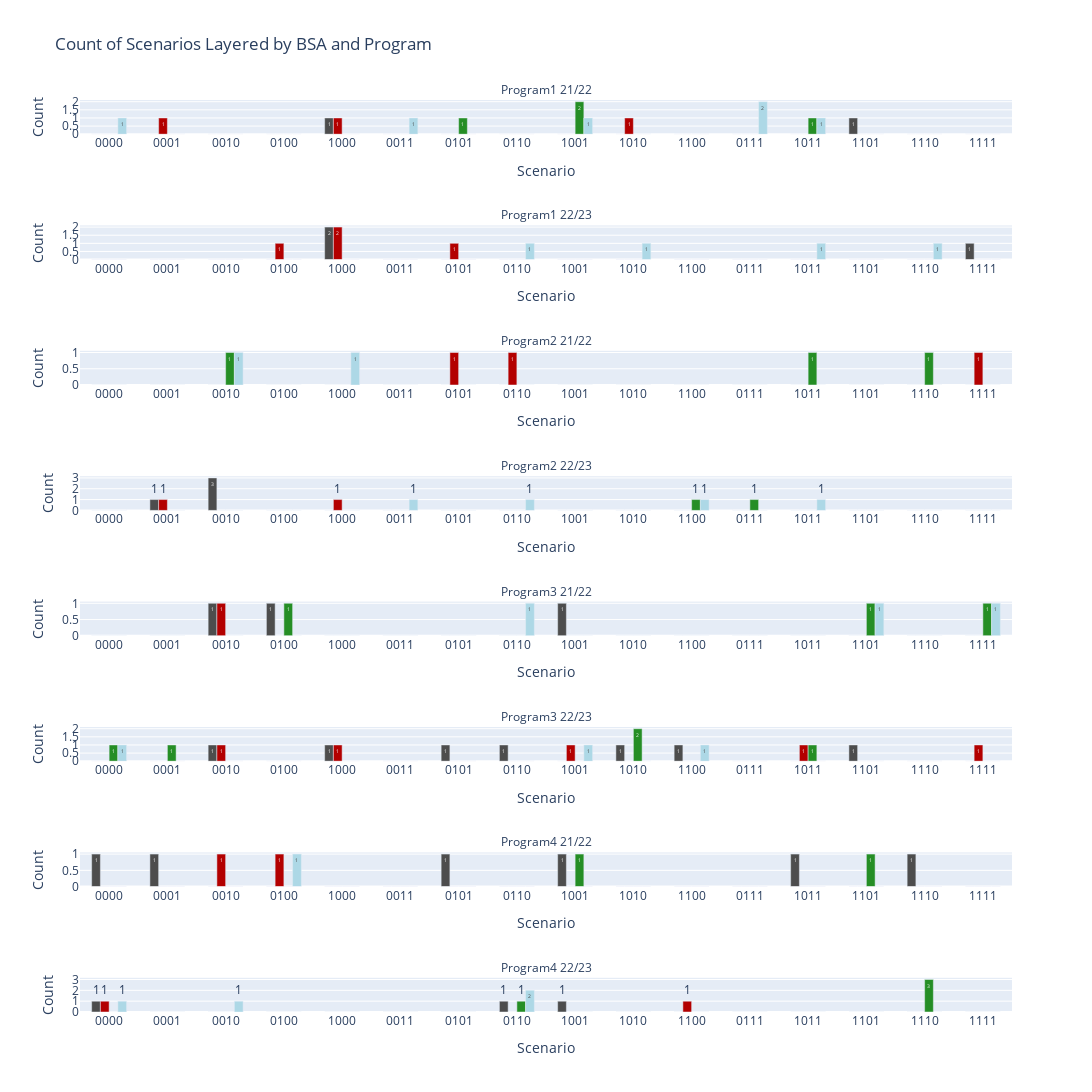

The cell this chart's notebook holds for it:
### Code cell
import pandas as pd
import numpy as np
import itertools
import plotly.graph_objects as go
from plotly.subplots import make_subplots

# Sample DataFrame for reference
np.random.seed(42)
df = pd.DataFrame({
    'Year': np.random.choice(['21/22', '22/23'], 100),
    'Program': np.random.choice(['Program1', 'Program2', 'Program3', 'Program4'], 100),
    'BSA': np.random.choice(['STGA', 'NE', 'PS', 'DI'], 100),
    'CourseA1': np.random.uniform(0, 10, 100),
    'CourseB1': np.random.uniform(0, 10, 100),
    'CourseC1': np.random.uniform(0, 10, 100),
    'CourseD1': np.random.uniform(0, 10, 100),
    'CourseA2': np.random.uniform(0, 10, 100),
    'CourseB2': np.random.uniform(0, 10, 100),
    'CourseC2': np.random.uniform(0, 10, 100),
    'CourseD2': np.random.uniform(0, 10, 100),
    'CourseA3': np.random.uniform(0, 10, 100),
    'CourseB3': np.random.uniform(0, 10, 100),
    'CourseC3': np.random.uniform(0, 10, 100),
    'CourseD3': np.random.uniform(0, 10, 100),
    'CourseA4': np.random.uniform(0, 10, 100),
    'CourseB4': np.random.uniform(0, 10, 100),
    'CourseC4': np.random.uniform(0, 10, 100),
    'CourseD4': np.random.uniform(0, 10, 100)
})

# Define the passing grade
passing_grade = 5.5

# Define the courses for each program
courses = {
    'Program1': ['CourseA1', 'CourseB1', 'CourseC1', 'CourseD1'],
    'Program2': ['CourseA2', 'CourseB2', 'CourseC2', 'CourseD2'],
    'Program3': ['CourseA3', 'CourseB3', 'CourseC3', 'CourseD3'],
    'Program4': ['CourseA4', 'CourseB4', 'CourseC4', 'CourseD4']
}

# Create pass/fail indicators and scenarios
df['Scenario'] = ''
for program, course_list in courses.items():
    for course in course_list:
        df[f'{course}_pass'] = (df[course] >= passing_grade).astype(int)
    df.loc[df['Program'] == program, 'Scenario'] = df[df['Program'] == program][[f'{course}_pass' for course in course_list]].astype(str).agg(''.join, axis=1)

# Define custom order of scenarios
scenarios = sorted([''.join(seq) for seq in itertools.product('01', repeat=4)], key=lambda x: (x.count('1'), x))

# Define the order of 'Program' facet columns and BSA categories
program_order = ['Program1', 'Program2', 'Program3', 'Program4']
bsa_order = ['STGA', 'NE', 'PS', 'DI']
bsa_colors = {
    'STGA': '#4d4d4d',
    'NE': '#b30000',
    'PS': '#258e25',
    'DI': 'lightblue'
}

# Prepare data for plotting
df_agg = df.groupby(['Year', 'Program', 'BSA', 'Scenario']).size().reset_index(name='Count')

# Create a DataFrame with all possible combinations of Year, Program, BSA, and Scenario
all_combinations = pd.MultiIndex.from_product(
    [df['Year'].unique(), program_order, bsa_order, scenarios],
    names=['Year', 'Program', 'BSA', 'Scenario']
).to_frame(index=False)

# Merge with all possible combinations to include missing combinations
df_full = pd.merge(all_combinations, df_agg, on=['Year', 'Program', 'BSA', 'Scenario'], how='left')

# Fill missing counts with 0
df_full['Count'] = df_full['Count'].fillna(0)

# Create a figure with subplots arranged in a 8x1 grid
fig = make_subplots(rows=8, cols=1, subplot_titles=[f'{program} {year}' for program in program_order for year in df['Year'].unique()], vertical_spacing=0.1)

# Loop through each 'Program' facet column and 'Year' facet row
row_counter = 1
for program in program_order:
    for year in df['Year'].unique():
        # Filter data for the current program and year
        df_subset = df_full[(df_full['Program'] == program) & (df_full['Year'] == year)]
        
        # Loop through each 'BSA' category
        for bsa in bsa_order:
            # Filter data for the current BSA category
            df_bsa = df_subset[df_subset['BSA'] == bsa]
            
            # Create bar trace
            bar = go.Bar(
                x=pd.Categorical(df_bsa['Scenario'], categories=scenarios, ordered=True),
                y=df_bsa['Count'],
                name=bsa,
                marker=dict(color=bsa_colors[bsa]),
                text=df_bsa['Count'],  # Add text on top of each bar
                textposition='auto'  # Automatically position the text
            )
            
            # Add trace to the subplot
            fig.add_trace(bar, row=row_counter, col=1)
        
        row_counter += 1

# Update layout
fig.update_layout(title='Count of Scenarios Layered by BSA and Program', height=2400, width=800)
fig.update_layout(bargap=0.2)
fig.update_xaxes(title_text='Scenario')
fig.update_yaxes(title_text='Count')
fig.update_layout(showlegend=False)  # Hide the legend
fig.update_annotations(font_size=12)  # Update font size for subplot titles
fig.update_layout(height=2400, width=2000, bargap=0.4)
fig.show()

### Figure 1 — Plotly figure (JSON) as saved in the notebook; plotly's stock layout.template omitted (floating-point values rounded to 4 significant figures)
{"data": [{"marker": {"color": "#4d4d4d"}, "name": "STGA", "text": [0, 0, 0, 0, 1, 0, 0, 0, 0, 0, 0, 0, 0, 1, 0, 0], "textposition": "auto", "type": "bar", "x": ["0000", "0001", "0010", "0100", "1000", "0011", "0101", "0110", "1001", "1010", "1100", "0111", "1011", "1101", "1110", "1111"], "xaxis": "x", "y": [0, 0, 0, 0, 1, 0, 0, 0, 0, 0, 0, 0, 0, 1, 0, 0], "yaxis": "y"}, {"marker": {"color": "#b30000"}, "name": "NE", "text": [0, 1, 0, 0, 1, 0, 0, 0, 0, 1, 0, 0, 0, 0, 0, 0], "textposition": "auto", "type": "bar", "x": ["0000", "0001", "0010", "0100", "1000", "0011", "0101", "0110", "1001", "1010", "1100", "0111", "1011", "1101", "1110", "1111"], "xaxis": "x", "y": [0, 1, 0, 0, 1, 0, 0, 0, 0, 1, 0, 0, 0, 0, 0, 0], "yaxis": "y"}, {"marker": {"color": "#258e25"}, "name": "PS", "text": [0, 0, 0, 0, 0, 0, 1, 0, 2, 0, 0, 0, 1, 0, 0, 0], "textposition": "auto", "type": "bar", "x": ["0000", "0001", "0010", "0100", "1000", "0011", "0101", "0110", "1001", "1010", "1100", "0111", "1011", "1101", "1110", "1111"], "xaxis": "x", "y": [0, 0, 0, 0, 0, 0, 1, 0, 2, 0, 0, 0, 1, 0, 0, 0], "yaxis": "y"}, {"marker": {"color": "lightblue"}, "name": "DI", "text": [1, 0, 0, 0, 0, 1, 0, 0, 1, 0, 0, 2, 1, 0, 0, 0], "textposition": "auto", "type": "bar", "x": ["0000", "0001", "0010", "0100", "1000", "0011", "0101", "0110", "1001", "1010", "1100", "0111", "1011", "1101", "1110", "1111"], "xaxis": "x", "y": [1, 0, 0, 0, 0, 1, 0, 0, 1, 0, 0, 2, 1, 0, 0, 0], "yaxis": "y"}, {"marker": {"color": "#4d4d4d"}, "name": "STGA", "text": [0, 0, 0, 0, 2, 0, 0, 0, 0, 0, 0, 0, 0, 0, 0, 1], "textposition": "auto", "type": "bar", "x": ["0000", "0001", "0010", "0100", "1000", "0011", "0101", "0110", "1001", "1010", "1100", "0111", "1011", "1101", "1110", "1111"], "xaxis": "x2", "y": [0, 0, 0, 0, 2, 0, 0, 0, 0, 0, 0, 0, 0, 0, 0, 1], "yaxis": "y2"}, {"marker": {"color": "#b30000"}, "name": "NE", "text": [0, 0, 0, 1, 2, 0, 1, 0, 0, 0, 0, 0, 0, 0, 0, 0], "textposition": "auto", "type": "bar", "x": ["0000", "0001", "0010", "0100", "1000", "0011", "0101", "0110", "1001", "1010", "1100", "0111", "1011", "1101", "1110", "1111"], "xaxis": "x2", "y": [0, 0, 0, 1, 2, 0, 1, 0, 0, 0, 0, 0, 0, 0, 0, 0], "yaxis": "y2"}, {"marker": {"color": "#258e25"}, "name": "PS", "text": [0, 0, 0, 0, 0, 0, 0, 0, 0, 0, 0, 0, 0, 0, 0, 0], "textposition": "auto", "type": "bar", "x": ["0000", "0001", "0010", "0100", "1000", "0011", "0101", "0110", "1001", "1010", "1100", "0111", "1011", "1101", "1110", "1111"], "xaxis": "x2", "y": [0, 0, 0, 0, 0, 0, 0, 0, 0, 0, 0, 0, 0, 0, 0, 0], "yaxis": "y2"}, {"marker": {"color": "lightblue"}, "name": "DI", "text": [0, 0, 0, 0, 0, 0, 0, 1, 0, 1, 0, 0, 1, 0, 1, 0], "textposition": "auto", "type": "bar", "x": ["0000", "0001", "0010", "0100", "1000", "0011", "0101", "0110", "1001", "1010", "1100", "0111", "1011", "1101", "1110", "1111"], "xaxis": "x2", "y": [0, 0, 0, 0, 0, 0, 0, 1, 0, 1, 0, 0, 1, 0, 1, 0], "yaxis": "y2"}, {"marker": {"color": "#4d4d4d"}, "name": "STGA", "text": [0, 0, 0, 0, 0, 0, 0, 0, 0, 0, 0, 0, 0, 0, 0, 0], "textposition": "auto", "type": "bar", "x": ["0000", "0001", "0010", "0100", "1000", "0011", "0101", "0110", "1001", "1010", "1100", "0111", "1011", "1101", "1110", "1111"], "xaxis": "x3", "y": [0, 0, 0, 0, 0, 0, 0, 0, 0, 0, 0, 0, 0, 0, 0, 0], "yaxis": "y3"}, {"marker": {"color": "#b30000"}, "name": "NE", "text": [0, 0, 0, 0, 0, 0, 1, 1, 0, 0, 0, 0, 0, 0, 0, 1], "textposition": "auto", "type": "bar", "x": ["0000", "0001", "0010", "0100", "1000", "0011", "0101", "0110", "1001", "1010", "1100", "0111", "1011", "1101", "1110", "1111"], "xaxis": "x3", "y": [0, 0, 0, 0, 0, 0, 1, 1, 0, 0, 0, 0, 0, 0, 0, 1], "yaxis": "y3"}, {"marker": {"color": "#258e25"}, "name": "PS", "text": [0, 0, 1, 0, 0, 0, 0, 0, 0, 0, 0, 0, 1, 0, 1, 0], "textposition": "auto", "type": "bar", "x": ["0000", "0001", "0010", "0100", "1000", "0011", "0101", "0110", "1001", "1010", "1100", "0111", "1011", "1101", "1110", "1111"], "xaxis": "x3", "y": [0, 0, 1, 0, 0, 0, 0, 0, 0, 0, 0, 0, 1, 0, 1, 0], "yaxis": "y3"}, {"marker": {"color": "lightblue"}, "name": "DI", "text": [0, 0, 1, 0, 1, 0, 0, 0, 0, 0, 0, 0, 0, 0, 0, 0], "textposition": "auto", "type": "bar", "x": ["0000", "0001", "0010", "0100", "1000", "0011", "0101", "0110", "1001", "1010", "1100", "0111", "1011", "1101", "1110", "1111"], "xaxis": "x3", "y": [0, 0, 1, 0, 1, 0, 0, 0, 0, 0, 0, 0, 0, 0, 0, 0], "yaxis": "y3"}, {"marker": {"color": "#4d4d4d"}, "name": "STGA", "text": [0, 1, 3, 0, 0, 0, 0, 0, 0, 0, 0, 0, 0, 0, 0, 0], "textposition": "auto", "type": "bar", "x": ["0000", "0001", "0010", "0100", "1000", "0011", "0101", "0110", "1001", "1010", "1100", "0111", "1011", "1101", "1110", "1111"], "xaxis": "x4", "y": [0, 1, 3, 0, 0, 0, 0, 0, 0, 0, 0, 0, 0, 0, 0, 0], "yaxis": "y4"}, {"marker": {"color": "#b30000"}, "name": "NE", "text": [0, 1, 0, 0, 1, 0, 0, 0, 0, 0, 0, 0, 0, 0, 0, 0], "textposition": "auto", "type": "bar", "x": ["0000", "0001", "0010", "0100", "1000", "0011", "0101", "0110", "1001", "1010", "1100", "0111", "1011", "1101", "1110", "1111"], "xaxis": "x4", "y": [0, 1, 0, 0, 1, 0, 0, 0, 0, 0, 0, 0, 0, 0, 0, 0], "yaxis": "y4"}, {"marker": {"color": "#258e25"}, "name": "PS", "text": [0, 0, 0, 0, 0, 0, 0, 0, 0, 0, 1, 1, 0, 0, 0, 0], "textposition": "auto", "type": "bar", "x": ["0000", "0001", "0010", "0100", "1000", "0011", "0101", "0110", "1001", "1010", "1100", "0111", "1011", "1101", "1110", "1111"], "xaxis": "x4", "y": [0, 0, 0, 0, 0, 0, 0, 0, 0, 0, 1, 1, 0, 0, 0, 0], "yaxis": "y4"}, {"marker": {"color": "lightblue"}, "name": "DI", "text": [0, 0, 0, 0, 0, 1, 0, 1, 0, 0, 1, 0, 1, 0, 0, 0], "textposition": "auto", "type": "bar", "x": ["0000", "0001", "0010", "0100", "1000", "0011", "0101", "0110", "1001", "1010", "1100", "0111", "1011", "1101", "1110", "1111"], "xaxis": "x4", "y": [0, 0, 0, 0, 0, 1, 0, 1, 0, 0, 1, 0, 1, 0, 0, 0], "yaxis": "y4"}, {"marker": {"color": "#4d4d4d"}, "name": "STGA", "text": [0, 0, 1, 1, 0, 0, 0, 0, 1, 0, 0, 0, 0, 0, 0, 0], "textposition": "auto", "type": "bar", "x": ["0000", "0001", "0010", "0100", "1000", "0011", "0101", "0110", "1001", "1010", "1100", "0111", "1011", "1101", "1110", "1111"], "xaxis": "x5", "y": [0, 0, 1, 1, 0, 0, 0, 0, 1, 0, 0, 0, 0, 0, 0, 0], "yaxis": "y5"}, {"marker": {"color": "#b30000"}, "name": "NE", "text": [0, 0, 1, 0, 0, 0, 0, 0, 0, 0, 0, 0, 0, 0, 0, 0], "textposition": "auto", "type": "bar", "x": ["0000", "0001", "0010", "0100", "1000", "0011", "0101", "0110", "1001", "1010", "1100", "0111", "1011", "1101", "1110", "1111"], "xaxis": "x5", "y": [0, 0, 1, 0, 0, 0, 0, 0, 0, 0, 0, 0, 0, 0, 0, 0], "yaxis": "y5"}, {"marker": {"color": "#258e25"}, "name": "PS", "text": [0, 0, 0, 1, 0, 0, 0, 0, 0, 0, 0, 0, 0, 1, 0, 1], "textposition": "auto", "type": "bar", "x": ["0000", "0001", "0010", "0100", "1000", "0011", "0101", "0110", "1001", "1010", "1100", "0111", "1011", "1101", "1110", "1111"], "xaxis": "x5", "y": [0, 0, 0, 1, 0, 0, 0, 0, 0, 0, 0, 0, 0, 1, 0, 1], "yaxis": "y5"}, {"marker": {"color": "lightblue"}, "name": "DI", "text": [0, 0, 0, 0, 0, 0, 0, 1, 0, 0, 0, 0, 0, 1, 0, 1], "textposition": "auto", "type": "bar", "x": ["0000", "0001", "0010", "0100", "1000", "0011", "0101", "0110", "1001", "1010", "1100", "0111", "1011", "1101", "1110", "1111"], "xaxis": "x5", "y": [0, 0, 0, 0, 0, 0, 0, 1, 0, 0, 0, 0, 0, 1, 0, 1], "yaxis": "y5"}, {"marker": {"color": "#4d4d4d"}, "name": "STGA", "text": [0, 0, 1, 0, 1, 0, 1, 1, 0, 1, 1, 0, 0, 1, 0, 0], "textposition": "auto", "type": "bar", "x": ["0000", "0001", "0010", "0100", "1000", "0011", "0101", "0110", "1001", "1010", "1100", "0111", "1011", "1101", "1110", "1111"], "xaxis": "x6", "y": [0, 0, 1, 0, 1, 0, 1, 1, 0, 1, 1, 0, 0, 1, 0, 0], "yaxis": "y6"}, {"marker": {"color": "#b30000"}, "name": "NE", "text": [0, 0, 1, 0, 1, 0, 0, 0, 1, 0, 0, 0, 1, 0, 0, 1], "textposition": "auto", "type": "bar", "x": ["0000", "0001", "0010", "0100", "1000", "0011", "0101", "0110", "1001", "1010", "1100", "0111", "1011", "1101", "1110", "1111"], "xaxis": "x6", "y": [0, 0, 1, 0, 1, 0, 0, 0, 1, 0, 0, 0, 1, 0, 0, 1], "yaxis": "y6"}, {"marker": {"color": "#258e25"}, "name": "PS", "text": [1, 1, 0, 0, 0, 0, 0, 0, 0, 2, 0, 0, 1, 0, 0, 0], "textposition": "auto", "type": "bar", "x": ["0000", "0001", "0010", "0100", "1000", "0011", "0101", "0110", "1001", "1010", "1100", "0111", "1011", "1101", "1110", "1111"], "xaxis": "x6", "y": [1, 1, 0, 0, 0, 0, 0, 0, 0, 2, 0, 0, 1, 0, 0, 0], "yaxis": "y6"}, {"marker": {"color": "lightblue"}, "name": "DI", "text": [1, 0, 0, 0, 0, 0, 0, 0, 1, 0, 1, 0, 0, 0, 0, 0], "textposition": "auto", "type": "bar", "x": ["0000", "0001", "0010", "0100", "1000", "0011", "0101", "0110", "1001", "1010", "1100", "0111", "1011", "1101", "1110", "1111"], "xaxis": "x6", "y": [1, 0, 0, 0, 0, 0, 0, 0, 1, 0, 1, 0, 0, 0, 0, 0], "yaxis": "y6"}, {"marker": {"color": "#4d4d4d"}, "name": "STGA", "text": [1, 1, 0, 0, 0, 0, 1, 0, 1, 0, 0, 0, 1, 0, 1, 0], "textposition": "auto", "type": "bar", "x": ["0000", "0001", "0010", "0100", "1000", "0011", "0101", "0110", "1001", "1010", "1100", "0111", "1011", "1101", "1110", "1111"], "xaxis": "x7", "y": [1, 1, 0, 0, 0, 0, 1, 0, 1, 0, 0, 0, 1, 0, 1, 0], "yaxis": "y7"}, {"marker": {"color": "#b30000"}, "name": "NE", "text": [0, 0, 1, 1, 0, 0, 0, 0, 0, 0, 0, 0, 0, 0, 0, 0], "textposition": "auto", "type": "bar", "x": ["0000", "0001", "0010", "0100", "1000", "0011", "0101", "0110", "1001", "1010", "1100", "0111", "1011", "1101", "1110", "1111"], "xaxis": "x7", "y": [0, 0, 1, 1, 0, 0, 0, 0, 0, 0, 0, 0, 0, 0, 0, 0], "yaxis": "y7"}, {"marker": {"color": "#258e25"}, "name": "PS", "text": [0, 0, 0, 0, 0, 0, 0, 0, 1, 0, 0, 0, 0, 1, 0, 0], "textposition": "auto", "type": "bar", "x": ["0000", "0001", "0010", "0100", "1000", "0011", "0101", "0110", "1001", "1010", "1100", "0111", "1011", "1101", "1110", "1111"], "xaxis": "x7", "y": [0, 0, 0, 0, 0, 0, 0, 0, 1, 0, 0, 0, 0, 1, 0, 0], "yaxis": "y7"}, {"marker": {"color": "lightblue"}, "name": "DI", "text": [0, 0, 0, 1, 0, 0, 0, 0, 0, 0, 0, 0, 0, 0, 0, 0], "textposition": "auto", "type": "bar", "x": ["0000", "0001", "0010", "0100", "1000", "0011", "0101", "0110", "1001", "1010", "1100", "0111", "1011", "1101", "1110", "1111"], "xaxis": "x7", "y": [0, 0, 0, 1, 0, 0, 0, 0, 0, 0, 0, 0, 0, 0, 0, 0], "yaxis": "y7"}, {"marker": {"color": "#4d4d4d"}, "name": "STGA", "text": [1, 0, 0, 0, 0, 0, 0, 1, 1, 0, 0, 0, 0, 0, 0, 0], "textposition": "auto", "type": "bar", "x": ["0000", "0001", "0010", "0100", "1000", "0011", "0101", "0110", "1001", "1010", "1100", "0111", "1011", "1101", "1110", "1111"], "xaxis": "x8", "y": [1, 0, 0, 0, 0, 0, 0, 1, 1, 0, 0, 0, 0, 0, 0, 0], "yaxis": "y8"}, {"marker": {"color": "#b30000"}, "name": "NE", "text": [1, 0, 0, 0, 0, 0, 0, 0, 0, 0, 1, 0, 0, 0, 0, 0], "textposition": "auto", "type": "bar", "x": ["0000", "0001", "0010", "0100", "1000", "0011", "0101", "0110", "1001", "1010", "1100", "0111", "1011", "1101", "1110", "1111"], "xaxis": "x8", "y": [1, 0, 0, 0, 0, 0, 0, 0, 0, 0, 1, 0, 0, 0, 0, 0], "yaxis": "y8"}, {"marker": {"color": "#258e25"}, "name": "PS", "text": [0, 0, 0, 0, 0, 0, 0, 1, 0, 0, 0, 0, 0, 0, 3, 0], "textposition": "auto", "type": "bar", "x": ["0000", "0001", "0010", "0100", "1000", "0011", "0101", "0110", "1001", "1010", "1100", "0111", "1011", "1101", "1110", "1111"], "xaxis": "x8", "y": [0, 0, 0, 0, 0, 0, 0, 1, 0, 0, 0, 0, 0, 0, 3, 0], "yaxis": "y8"}, {"marker": {"color": "lightblue"}, "name": "DI", "text": [1, 0, 1, 0, 0, 0, 0, 2, 0, 0, 0, 0, 0, 0, 0, 0], "textposition": "auto", "type": "bar", "x": ["0000", "0001", "0010", "0100", "1000", "0011", "0101", "0110", "1001", "1010", "1100", "0111", "1011", "1101", "1110", "1111"], "xaxis": "x8", "y": [1, 0, 1, 0, 0, 0, 0, 2, 0, 0, 0, 0, 0, 0, 0, 0], "yaxis": "y8"}], "layout": {"annotations": [{"font": {"size": 12}, "showarrow": false, "text": "Program1 21/22", "x": 0.5, "xanchor": "center", "xref": "paper", "y": 1, "yanchor": "bottom", "yref": "paper"}, {"font": {"size": 12}, "showarrow": false, "text": "Program1 22/23", "x": 0.5, "xanchor": "center", "xref": "paper", "y": 0.8625, "yanchor": "bottom", "yref": "paper"}, {"font": {"size": 12}, "showarrow": false, "text": "Program2 21/22", "x": 0.5, "xanchor": "center", "xref": "paper", "y": 0.725, "yanchor": "bottom", "yref": "paper"}, {"font": {"size": 12}, "showarrow": false, "text": "Program2 22/23", "x": 0.5, "xanchor": "center", "xref": "paper", "y": 0.5875, "yanchor": "bottom", "yref": "paper"}, {"font": {"size": 12}, "showarrow": false, "text": "Program3 21/22", "x": 0.5, "xanchor": "center", "xref": "paper", "y": 0.45, "yanchor": "bottom", "yref": "paper"}, {"font": {"size": 12}, "showarrow": false, "text": "Program3 22/23", "x": 0.5, "xanchor": "center", "xref": "paper", "y": 0.3125, "yanchor": "bottom", "yref": "paper"}, {"font": {"size": 12}, "showarrow": false, "text": "Program4 21/22", "x": 0.5, "xanchor": "center", "xref": "paper", "y": 0.175, "yanchor": "bottom", "yref": "paper"}, {"font": {"size": 12}, "showarrow": false, "text": "Program4 22/23", "x": 0.5, "xanchor": "center", "xref": "paper", "y": 0.0375, "yanchor": "bottom", "yref": "paper"}], "bargap": 0.4, "height": 2400, "showlegend": false, "title": {"text": "Count of Scenarios Layered by BSA and Program"}, "width": 2000, "xaxis": {"anchor": "y", "domain": [0, 1], "title": {"text": "Scenario"}}, "xaxis2": {"anchor": "y2", "domain": [0, 1], "title": {"text": "Scenario"}}, "xaxis3": {"anchor": "y3", "domain": [0, 1], "title": {"text": "Scenario"}}, "xaxis4": {"anchor": "y4", "domain": [0, 1], "title": {"text": "Scenario"}}, "xaxis5": {"anchor": "y5", "domain": [0, 1], "title": {"text": "Scenario"}}, "xaxis6": {"anchor": "y6", "domain": [0, 1], "title": {"text": "Scenario"}}, "xaxis7": {"anchor": "y7", "domain": [0, 1], "title": {"text": "Scenario"}}, "xaxis8": {"anchor": "y8", "domain": [0, 1], "title": {"text": "Scenario"}}, "yaxis": {"anchor": "x", "domain": [0.9625, 1], "title": {"text": "Count"}}, "yaxis2": {"anchor": "x2", "domain": [0.825, 0.8625], "title": {"text": "Count"}}, "yaxis3": {"anchor": "x3", "domain": [0.6875, 0.725], "title": {"text": "Count"}}, "yaxis4": {"anchor": "x4", "domain": [0.55, 0.5875], "title": {"text": "Count"}}, "yaxis5": {"anchor": "x5", "domain": [0.4125, 0.45], "title": {"text": "Count"}}, "yaxis6": {"anchor": "x6", "domain": [0.275, 0.3125], "title": {"text": "Count"}}, "yaxis7": {"anchor": "x7", "domain": [0.1375, 0.175], "title": {"text": "Count"}}, "yaxis8": {"anchor": "x8", "domain": [0, 0.0375], "title": {"text": "Count"}}}}
